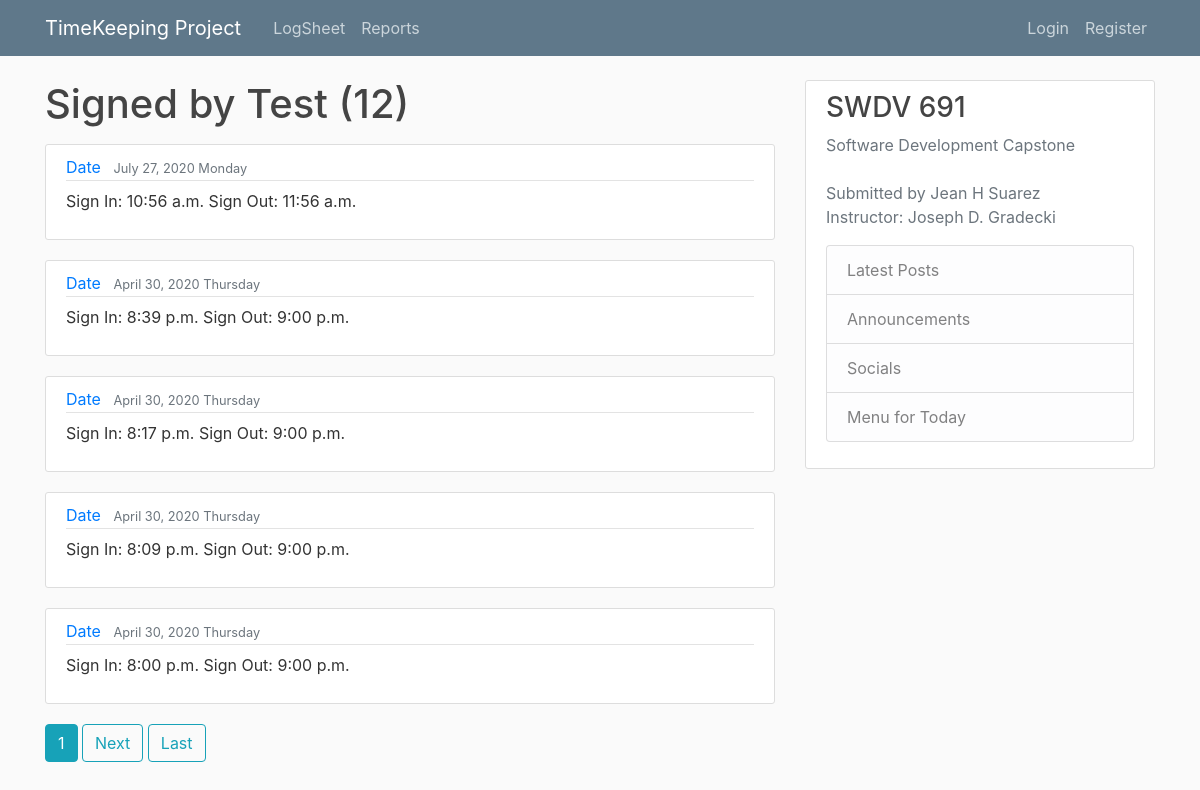
Page /logsheet/member/Test on the earlier database version.
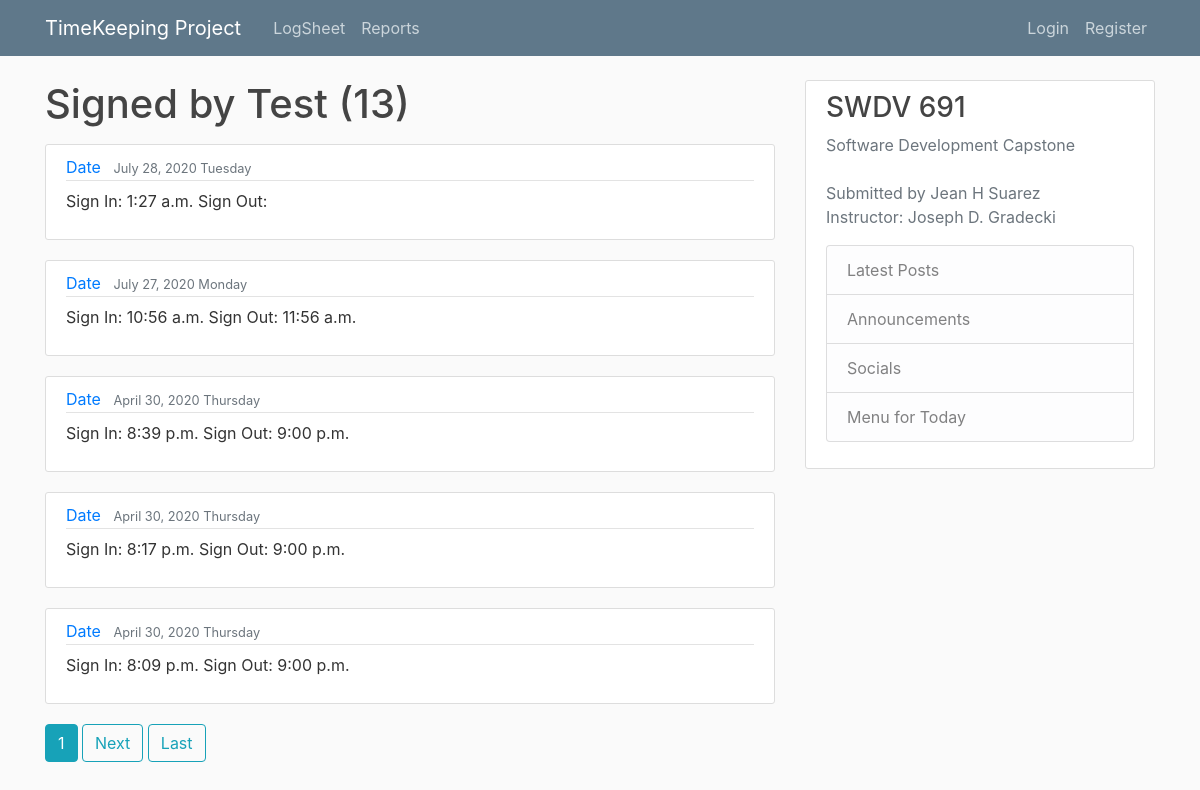
Same page on the later database version.
### persons/models.py (models this page shows, shortened)
class Person(models.Model):
    image = models.ImageField(default='default.jpg', upload_to='profile_pics')
    ssn = models.CharField(max_length=10)
    birthDate = models.DateTimeField(null=True, blank=True)

class Member(Person):
    firstName = models.CharField(max_length=20)
    middleName = models.CharField(max_length=20, null=True, blank=True)
    lastName = models.CharField(max_length=20)
    diagnosis = models.CharField(max_length=100)
    intakeDate = models.DateTimeField(default=timezone.now)
    psychEval = models.TextField(null=True, blank=True)
    notes = models.TextField(null=True, blank=True)
    dischargeDate = models.DateTimeField(null=True, blank=True)

### logsheet/models.py (models this page shows, shortened)
class LogPost(models.Model):
    member = models.ForeignKey(Member, on_delete=models.CASCADE)
    signIn = models.DateTimeField(default=timezone.now)
    signOut = models.DateTimeField(null=True, blank=True)

### logsheet/views.py (the view)
# urls.py: path('member/<str:firstName>', MemberPostListView.as_view(), name='member-record'),
class MemberPostListView(ListView):
    model = LogPost
    template_name ='logsheet/member_logposts.html' # <app>/<model>_<viewtype>.html
    context_object_name = 'logposts'
    paginate_by = 5
    def get_queryset(self):
        member = get_object_or_404(Member, firstName=self.kwargs.get('firstName'))
        return LogPost.objects.filter(member=member).order_by('-signIn')

### logsheet/templates/logsheet/member_logposts.html (shortened to what this page needs)
{% extends "logsheet/base.html" %}
{% block content %}
<h1 class="mb-3">Signed by {{ view.kwargs.firstName }} ({{ page_obj.paginator.count }})</h1>
	{% for logpost in logposts %}
        <article class="media content-section">
          <div class="media-body">
            <div class="article-metadata">
              <a class="mr-2" href="#">Date</a>
              <small class="text-muted">{{ logpost.signIn|date:"F d, Y l" }}</small>
            </div>
            <p class="article-content">Sign In: {{ logpost.signIn|date:"g:i a" }} Sign Out: {{ logpost.signOut|date:"g:i a" }}</p>
          </div>
        </article>
    {% endfor %}
		{% if is_paginated %}
        {% for num in page_obj.paginator.page_range %}
				    {% if page_obj.number == num %}
						    <a class="btn btn-info mb-4" href="?page={{ num }}">{{ num }}</a>
						{% elif num > page_obj.number|add:'-3' and num > page_obj.number|add:'3' %}
						    <a class="btn btn-outline-info mb-4" href="?page={{ num }}">{{ num }}</a>
						{% endif %}
				{% endfor %}
				{% if page_obj.has_next %}
			    <a class="btn btn-outline-info mb-4" href="?page={{page_obj.next_page_number }}">Next</a>
					<a class="btn btn-outline-info mb-4" href="?page={{ page_obj.paginator.num_pages }}"">Last</a>
		    {% endif %}
		{% endif %}
{% endblock %}

### logsheet/templates/logsheet/base.html (shortened to what this page needs)
{% load static %}
<!DOCTYPE html>
<html>
<head>
    <link rel="stylesheet" href="https://stackpath.bootstrapcdn.com/bootstrap/4.4.1/css/bootstrap.min.css">
    <link rel="stylesheet" type="text/css" href="{% static 'logsheet/main.css' %}">
</head>
<body>
	<header class="site-header">
      <nav class="navbar navbar-expand-md navbar-dark bg-steel fixed-top">
        <div class="container">
          <a class="navbar-brand mr-4" href="{% url 'logsheet-home' %}">TimeKeeping Project</a>
          <div class="collapse navbar-collapse" id="navbarToggle">
            <div class="navbar-nav mr-auto">
              <a class="nav-item nav-link" href="{% url 'logsheet-home' %}">LogSheet</a>
              <a class="nav-item nav-link" href="{% url 'logsheet-reports' %}">Reports</a>
            </div>
            <div class="navbar-nav">
							{% if user.is_authenticated %}
									<a class="nav-item nav-link" href="{% url 'logpost-create' %}">Member Sign In</a>
									<a class="nav-item nav-link" href="{% url 'profile' %}">Profile</a>
									<a class="nav-item nav-link" href="{% url 'logout' %}">Logout</a>
							{% else %}
                  <a class="nav-item nav-link" href="{% url 'login' %}">Login</a>
                  <a class="nav-item nav-link" href="{% url 'register' %}">Register</a>
							{% endif %}
						</div>
          </div>
        </div>
      </nav>
    </header>
    <main role="main" class="container">
      <div class="row">
        <div class="col-md-8">
          {% block content %}{% endblock %}
        </div>
        <div class="col-md-4">
          <div class="content-section">
            <h3>SWDV 691</h3>
            <p class='text-muted'>Software Development Capstone<br>
							<br>Submitted by Jean H Suarez
							<br>Instructor: Joseph D. Gradecki
              <ul class="list-group">
                <li class="list-group-item list-group-item-light">Latest Posts</li>
                <li class="list-group-item list-group-item-light">Announcements</li>
                <li class="list-group-item list-group-item-light">Socials</li>
                <li class="list-group-item list-group-item-light">Menu for Today</li>
              </ul>
            </p>
          </div>
        </div>
      </div>
    </main>
</body>
</html>

### logsheet/static/logsheet/main.css (style rules this page uses)
body { background: #fafafa; color: #333333; margin-top: 5rem; }
h1, h2, h3, h4, h5, h6 { color: #444444; }
ul { margin: 0; }
.bg-steel { background-color: #5f788a; }
.site-header .navbar-nav .nav-link { color: #cbd5db; }
.content-section { background: #ffffff; padding: 10px 20px; border: 1px solid #dddddd; border-radius: 3px; margin-bottom: 20px; }
.article-content { white-space: pre-line; }
.article-metadata { padding-bottom: 1px; margin-bottom: 4px; border-bottom: 1px solid #e3e3e3 }

Differences in the rows shown:
no longer on this page (row unchanged): LogPost: signIn "April 30, 2020 Thursday", signIn "8:00 p.m.", signOut "9:00 p.m."
added LogPost: signIn "July 28, 2020 Tuesday", signIn "1:27 a.m."
Other differences:
{{ page_obj.paginator.count }}: "12" → "13"
